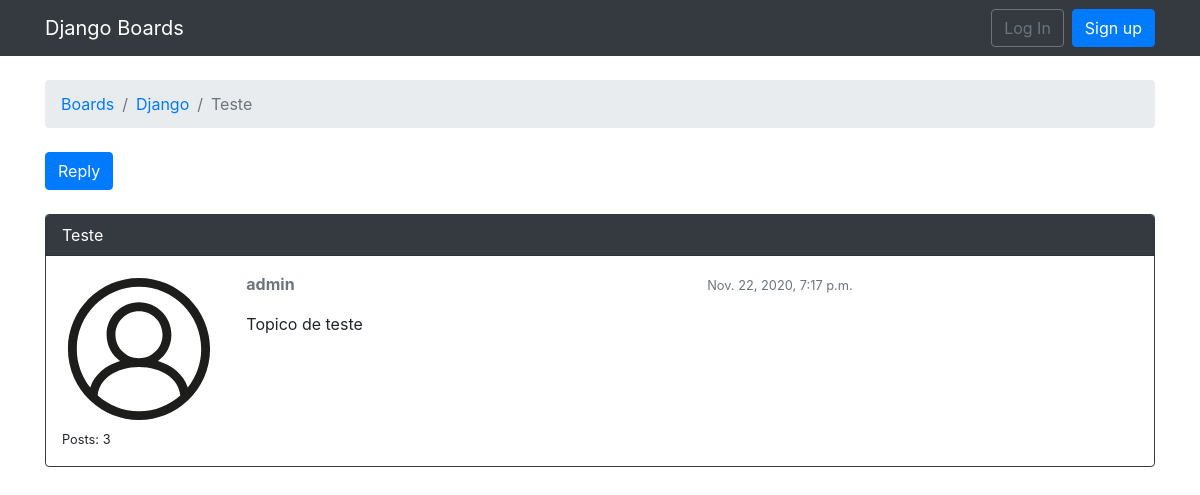
The app's page /boards/1/topics/1, older data.
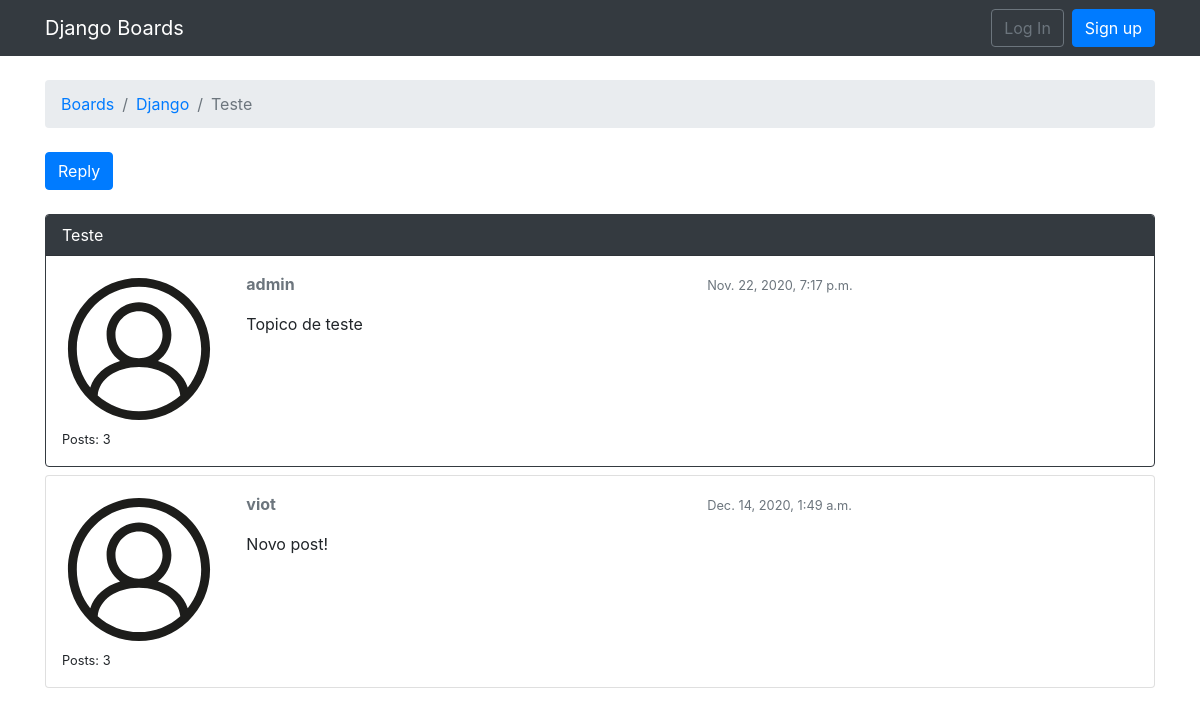
The same page, newer data.
### boards/models.py (models this page shows, shortened)
class Topic(models.Model):
    subject = models.CharField(max_length=255)
    last_updated = models.DateTimeField(auto_now_add=True)
    board = models.ForeignKey(Board, related_name='topics', on_delete=models.CASCADE)
    starter = models.ForeignKey(User, related_name='topics', on_delete=models.CASCADE)

class Board(models.Model):
    name = models.CharField(max_length=30, unique=True)
    description = models.CharField(max_length=100)

class Post(models.Model):
    message = models.TextField(max_length=400)
    topic = models.ForeignKey(Topic, related_name='posts', on_delete=models.CASCADE)
    created_at = models.DateTimeField(auto_now_add=True)
    updated_at = models.DateTimeField(null=True)
    created_by = models.ForeignKey(User, related_name='posts', on_delete=models.CASCADE)
    updated_by = models.ForeignKey(User, null=True, related_name='+', on_delete=models.CASCADE)

### boards/views.py (the view)
# urls.py: path('boards/<int:pk>/topics/<int:topic_pk>', views.topic_posts, name='topic_posts'),
def topic_posts(request, pk, topic_pk):
  topic = get_object_or_404(Topic, board__pk=pk, pk=topic_pk)
  return render(request, 'topic_posts.html', {'topic':topic})

### templates/topic_posts.html (shortened to what this page needs)
{% extends 'base.html' %}
{% load static %}
{% block breadcrumb %}
  <li class="breadcrumb-item"><a href="{% url 'home' %}">Boards</a></li>
  <li class="breadcrumb-item"><a href="{% url 'board_topics' topic.board.pk %}">{{ topic.board.name }}</a></li>
  <li class="breadcrumb-item active">{{ topic.subject }}</li>
{% endblock breadcrumb %}
{% block content %}
  <div class="mb-4"><a href="#" class="btn btn-primary" role="button">Reply</a></div>
  {% for post in topic.posts.all %}
    <div class="card mb-2 {% if forloop.first %}border-dark{% endif %}">
      {% if forloop.first %}
        <div class="card-header text-white bg-dark py-2 px-3">{{ topic.subject }}</div>
      {% endif %}
      <div class="card-body p-3">
        <div class="row">
          <div class="col-2">
            <img src="{% static 'img/avatar.svg' %}" alt="{{ post.created_by.username }}" class="w-100">
            <small>Posts: {{ post.created_by.posts.count }}</small>
          </div>
          <div class="col-10">
            <div class="row mb-3">
              <div class="col-6"><strong class="text-muted">{{ post.created_by.username }}</strong></div>
              <div class="col-6"><small class="text-muted">{{ post.created_at }}</small></div>
            </div>
            {{ post.message }}
          </div>
        </div>
      </div>
    </div>
  {% endfor %}
{% endblock content %}

### templates/base.html (shortened to what this page needs)
{% load static %}
<!DOCTYPE html>
<html>
  <head>
    <link rel="stylesheet" href="{%static 'css/bootstrap.min.css'%}">
  </head>
  <body>
    {% block body %}
      <nav class="navbar navbar-expand-lg navbar-dark bg-dark">
        <div class="container">
          <a href="{%url 'home'%}" class="navbar-brand">Django Boards</a>
          <div class="collapse navbar-collapse" id="mainMenu">
            {% if user.is_authenticated %}
              <ul class="navbar-nav ml-auto">
                <li class="nav-item dropdown">
                  <a href="#" class="nav-link dropdown-toggle" id="userMenu" data-toggle="dropdown" aria-haspopup="true" aria-expanded="false">{{user.username}}</a>
                  <div class="dropdown-menu dropdown-menu-right" aria-labelledby="userMenu">
                    <a href="" class="dropdown-item">My Account</a>
                    <a href="" class="dropdown-item">Change Password</a>
                    <div class="dropdown-divider"></div>
                    <a href="{% url 'logout' %}" class="dropdown-item">Log Out</a>
                  </div>
                </li>
              </ul>
            {% else %}
              <form class="form-inline ml-auto">
                <a href="{% url 'login' %}" class="btn btn-outline-secondary">Log In</a>
                <a href="{% url 'signup' %}" class="btn btn-primary ml-2">Sign up</a>
              </form>
            {% endif %}
          </div>
        </div>
      </nav>
      <div class="container">
        <ol class="breadcrumb my-4">
          {% block breadcrumb %}
          {% endblock %}
        </ol>
        {% block content %}
        {% endblock %}
      </div>
    {% endblock body %}
  </body>
</html>

Row changes from the older to the newer data that the page shows:
added Post: created_by.posts.count "3", created_by.username "viot", created_at "Dec. 14, 2020, 1:49 a.m.", message "Novo post!"
